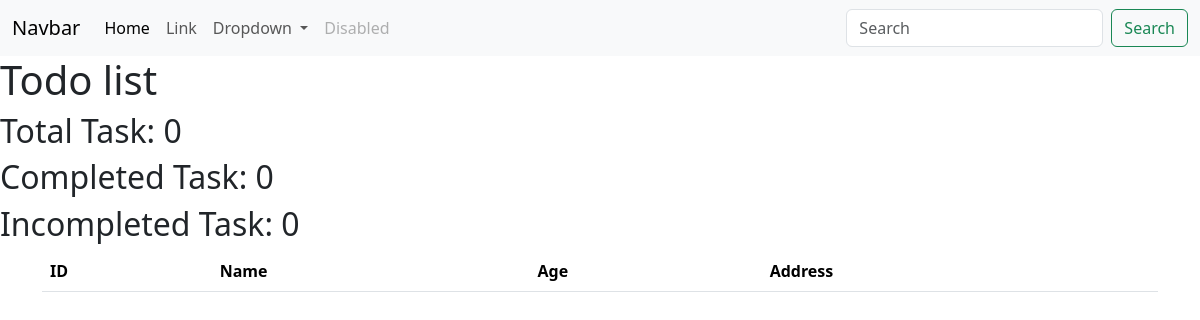
The app's page /todo/task/, older data.
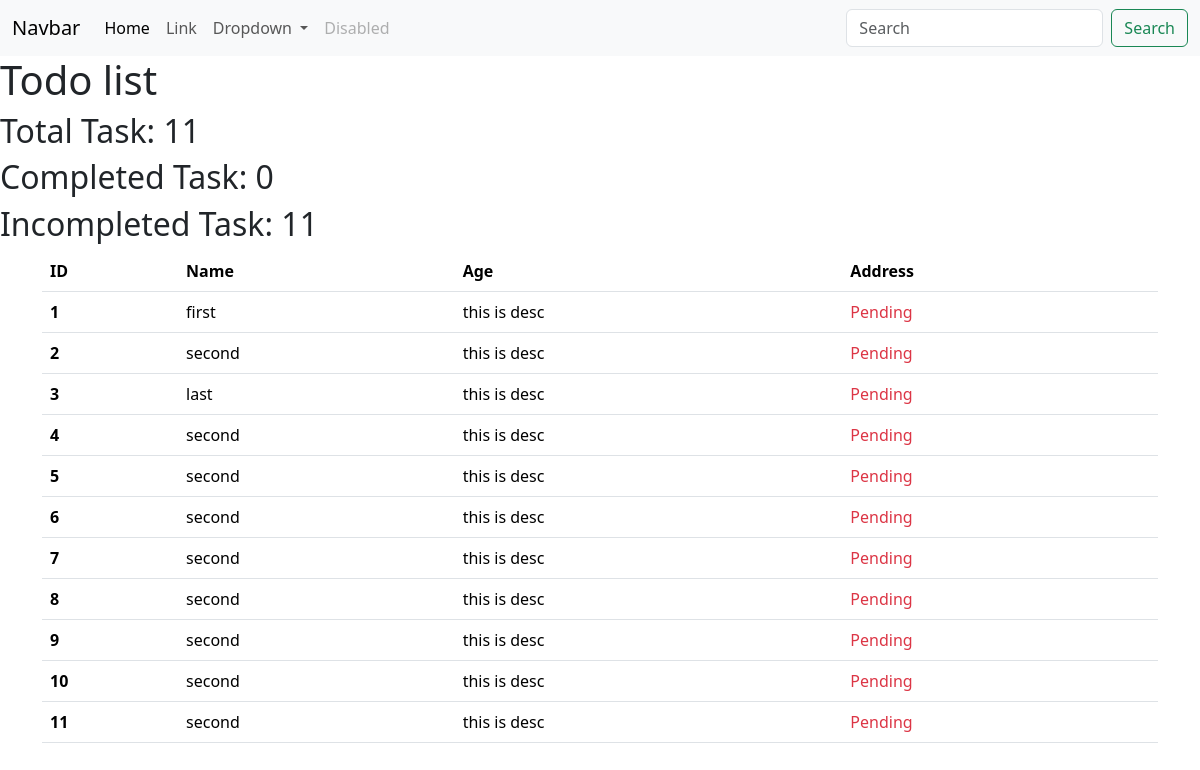
The same page, newer data.
### todolist/models.py (models this page shows)
class Todo(models.Model):
    title = models.CharField(max_length=100)
    description = models.TextField()
    status = models.BooleanField(default=True)

### todolist/views.py (the view)
# urls.py: path('task/', task),
def task(request):
    task=Todo.objects.all()
    total_task=task.count()
    completed=task.filter(status=True).count()
    incompleted=task.filter(status=False).count()
    print("Completed: ", completed)  # First runserver, then refresh the browser and see the terminal
    context={
        "task":task,
        "total_task":total_task,
        "completed":completed,
        "incompleted":incompleted
    }
    return render(request, 'task.html', context)

### templates/task.html (shortened to what this page needs)
{% extends 'base.html'%}
{%block body%}
<h1> Todo list </h1>
<h2> Total Task: {{total_task}} </h2>
<h2> Completed Task:  {{completed}} </h2>
<h2> Incompleted Task:  {{incompleted}} </h2>
<div class="container">
  <table class="table">
  <thead>
    <tr>
      <th scope="col">ID</th>
      <th scope="col">Name</th>
      <th scope="col">Age</th>
      <th scope="col">Address</th>
    </tr>
  </thead>
  <tbody>
    {% for i in task %}
    <tr>
      <th scope="row">  {{forloop.counter}} </th>
      <td>{{i.title}}</td>
      <td> {{i.description}} </td>
      <td>
        {% if i.status %}
        <span class='text-success'> Completed </span>
        {%else%}
        <span class="text-danger">Pending </span>
          {%endif%}
        </td>
    </tr>
    {%endfor%}
  </tbody>
</table>
</div>
{%endblock body%}

Row changes from the older to the newer data that the page shows:
added Todo: title "first", description "this is desc", status "Pending"
added Todo: title "second", description "this is desc", status "Pending"
added Todo: title "last", description "this is desc", status "Pending"
added Todo: title "second", description "this is desc", status "Pending"
added Todo: title "second", description "this is desc", status "Pending"
added Todo: title "second", description "this is desc", status "Pending"
added Todo: title "second", description "this is desc", status "Pending"
added Todo: title "second", description "this is desc", status "Pending"
added Todo: title "second", description "this is desc", status "Pending"
added Todo: title "second", description "this is desc", status "Pending"
added Todo: title "second", description "this is desc", status "Pending"
Text that changed along with them:
{{ total_task }}: "0" → "11"
{{ incompleted }}: "0" → "11"
